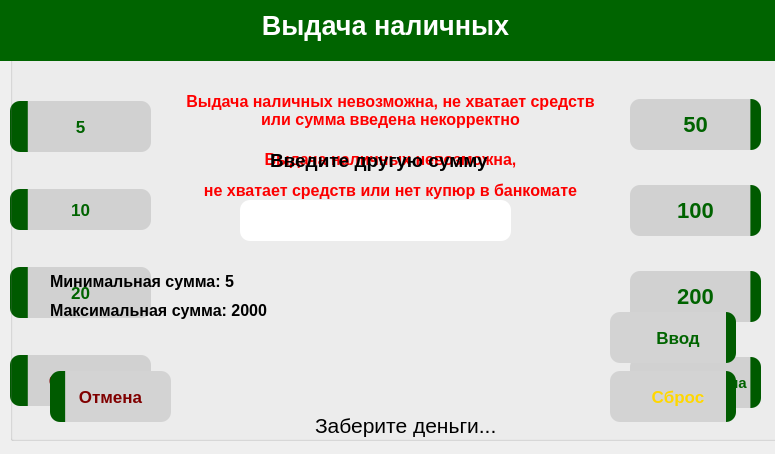
<?xml version="1.0" encoding="UTF-8"?>
<ui version="4.0">
 <class>CashGiveWindow</class>
 <widget class="QWidget" name="CashGiveWindow">
  <property name="geometry">
   <rect>
    <x>0</x>
    <y>0</y>
    <width>775</width>
    <height>454</height>
   </rect>
  </property>
  <property name="minimumSize">
   <size>
    <width>775</width>
    <height>454</height>
   </size>
  </property>
  <property name="maximumSize">
   <size>
    <width>775</width>
    <height>454</height>
   </size>
  </property>
  <property name="windowTitle">
   <string>Cash</string>
  </property>
  <property name="windowIcon">
   <iconset resource="res.qrc">
    <normaloff>:/rec/pictures/free-icon-atm-5346812.png</normaloff>:/rec/pictures/free-icon-atm-5346812.png</iconset>
  </property>
  <widget class="QLabel" name="main_label">
   <property name="geometry">
    <rect>
     <x>-10</x>
     <y>-10</y>
     <width>791</width>
     <height>71</height>
    </rect>
   </property>
   <property name="font">
    <font>
     <pointsize>20</pointsize>
     <bold>true</bold>
    </font>
   </property>
   <property name="styleSheet">
    <string notr="true">color:white;
background-color:#006400;</string>
   </property>
   <property name="text">
    <string>Выдача наличных</string>
   </property>
   <property name="alignment">
    <set>Qt::AlignCenter</set>
   </property>
  </widget>
  <widget class="QStackedWidget" name="stackedWidget">
   <property name="geometry">
    <rect>
     <x>0</x>
     <y>70</y>
     <width>781</width>
     <height>381</height>
    </rect>
   </property>
   <property name="currentIndex">
    <number>0</number>
   </property>
   <widget class="QWidget" name="choice_sum_page">
    <widget class="QWidget" name="layoutWidget">
     <property name="geometry">
      <rect>
       <x>10</x>
       <y>0</y>
       <width>751</width>
       <height>371</height>
      </rect>
     </property>
     <layout class="QHBoxLayout" name="horizontalLayout">
      <item>
       <layout class="QVBoxLayout" name="verticalLayout">
        <item>
         <widget class="QPushButton" name="FiveButton">
          <property name="minimumSize">
           <size>
            <width>141</width>
            <height>51</height>
           </size>
          </property>
          <property name="font">
           <font>
            <pointsize>-1</pointsize>
            <bold>true</bold>
           </font>
          </property>
          <property name="styleSheet">
           <string notr="true">background-color: qlineargradient(spread:pad, x1:0.122749, y1:1, x2:0.129, y2:1, stop:0 rgba(0, 91, 0, 255), stop:1 rgba(211, 211, 211, 255));
color: #006400;
font-size: 17px;
font-weight: 700;
border-radius: 10px;</string>
          </property>
          <property name="text">
           <string>5</string>
          </property>
         </widget>
        </item>
        <item>
         <widget class="QPushButton" name="TenButton">
          <property name="minimumSize">
           <size>
            <width>141</width>
            <height>41</height>
           </size>
          </property>
          <property name="font">
           <font>
            <pointsize>-1</pointsize>
            <bold>true</bold>
           </font>
          </property>
          <property name="styleSheet">
           <string notr="true">background-color: qlineargradient(spread:pad, x1:0.122749, y1:1, x2:0.129, y2:1, stop:0 rgba(0, 91, 0, 255), stop:1 rgba(211, 211, 211, 255));
color: #006400;
font-size: 17px;
font-weight: 700;

border-radius: 10px;</string>
          </property>
          <property name="text">
           <string>10</string>
          </property>
         </widget>
        </item>
        <item>
         <widget class="QPushButton" name="TwentyButton">
          <property name="minimumSize">
           <size>
            <width>141</width>
            <height>51</height>
           </size>
          </property>
          <property name="font">
           <font>
            <pointsize>-1</pointsize>
            <bold>true</bold>
           </font>
          </property>
          <property name="styleSheet">
           <string notr="true">background-color: qlineargradient(spread:pad, x1:0.122749, y1:1, x2:0.129, y2:1, stop:0 rgba(0, 91, 0, 255), stop:1 rgba(211, 211, 211, 255));
color: #006400;
font-size: 17px;
font-weight: 700;

border-radius: 10px;</string>
          </property>
          <property name="text">
           <string>20</string>
          </property>
         </widget>
        </item>
        <item>
         <widget class="QPushButton" name="cancelCashButton">
          <property name="minimumSize">
           <size>
            <width>141</width>
            <height>51</height>
           </size>
          </property>
          <property name="font">
           <font>
            <pointsize>-1</pointsize>
            <bold>true</bold>
           </font>
          </property>
          <property name="styleSheet">
           <string notr="true">background-color: qlineargradient(spread:pad, x1:0.122749, y1:1, x2:0.129, y2:1, stop:0 rgba(0, 91, 0, 255), stop:1 rgba(211, 211, 211, 255));
color: #800000;
font-size: 17px;
font-weight: 700;

border-radius: 10px;</string>
          </property>
          <property name="text">
           <string>Отмена</string>
          </property>
         </widget>
        </item>
       </layout>
      </item>
      <item>
       <spacer name="horizontalSpacer">
        <property name="orientation">
         <enum>Qt::Horizontal</enum>
        </property>
        <property name="sizeHint" stdset="0">
         <size>
          <width>40</width>
          <height>20</height>
         </size>
        </property>
       </spacer>
      </item>
      <item>
       <layout class="QVBoxLayout" name="verticalLayout_2">
        <item>
         <widget class="QPushButton" name="fiftyButton">
          <property name="minimumSize">
           <size>
            <width>141</width>
            <height>51</height>
           </size>
          </property>
          <property name="font">
           <font>
            <pointsize>-1</pointsize>
            <bold>true</bold>
           </font>
          </property>
          <property name="styleSheet">
           <string notr="true">background-color:qlineargradient(spread:pad, x1:0.921631, y1:1, x2:0.917, y2:1, stop:0 rgba(0, 91, 0, 255), stop:1 rgba(211, 211, 211, 255));
color: #006400;
font-size: 22px;
font-weight: 700;
margin-left:10px;
border-radius: 10px;</string>
          </property>
          <property name="text">
           <string>50</string>
          </property>
         </widget>
        </item>
        <item>
         <widget class="QPushButton" name="oneHundredButton">
          <property name="minimumSize">
           <size>
            <width>141</width>
            <height>51</height>
           </size>
          </property>
          <property name="font">
           <font>
            <pointsize>-1</pointsize>
            <bold>true</bold>
           </font>
          </property>
          <property name="styleSheet">
           <string notr="true">background-color:qlineargradient(spread:pad, x1:0.921631, y1:1, x2:0.917, y2:1, stop:0 rgba(0, 91, 0, 255), stop:1 rgba(211, 211, 211, 255));
color: #006400;
font-size: 22px;
font-weight: 700;
margin-left:10px;

border-radius: 10px;</string>
          </property>
          <property name="text">
           <string>100</string>
          </property>
         </widget>
        </item>
        <item>
         <widget class="QPushButton" name="twoHundredButton">
          <property name="minimumSize">
           <size>
            <width>141</width>
            <height>51</height>
           </size>
          </property>
          <property name="font">
           <font>
            <pointsize>-1</pointsize>
            <bold>true</bold>
           </font>
          </property>
          <property name="styleSheet">
           <string notr="true">background-color:qlineargradient(spread:pad, x1:0.921631, y1:1, x2:0.917, y2:1, stop:0 rgba(0, 91, 0, 255), stop:1 rgba(211, 211, 211, 255));
color: #006400;
font-size: 22px;
font-weight: 700;
margin-left:10px;

border-radius: 10px;</string>
          </property>
          <property name="text">
           <string>200</string>
          </property>
         </widget>
        </item>
        <item>
         <widget class="QPushButton" name="otherSumButton">
          <property name="minimumSize">
           <size>
            <width>141</width>
            <height>51</height>
           </size>
          </property>
          <property name="font">
           <font>
            <pointsize>-1</pointsize>
            <bold>true</bold>
           </font>
          </property>
          <property name="styleSheet">
           <string notr="true">background-color:qlineargradient(spread:pad, x1:0.921631, y1:1, x2:0.917, y2:1, stop:0 rgba(0, 91, 0, 255), stop:1 rgba(211, 211, 211, 255));
color: #006400;
font-size: 15px;
font-weight: 700;
margin-left:10px;

border-radius: 10px;</string>
          </property>
          <property name="text">
           <string>Другая сумма</string>
          </property>
         </widget>
        </item>
       </layout>
      </item>
     </layout>
    </widget>
    <widget class="QLabel" name="errorStack">
     <property name="geometry">
      <rect>
       <x>170</x>
       <y>80</y>
       <width>441</width>
       <height>71</height>
      </rect>
     </property>
     <property name="font">
      <font>
       <pointsize>12</pointsize>
       <bold>true</bold>
      </font>
     </property>
     <property name="styleSheet">
      <string notr="true">color:red;</string>
     </property>
     <property name="text">
      <string>&lt;html&gt;&lt;head/&gt;&lt;body&gt;&lt;p&gt;Выдача наличных невозможна,&lt;/p&gt;&lt;p&gt;не хватает средств или нет купюр в банкомате&lt;/p&gt;&lt;/body&gt;&lt;/html&gt;</string>
     </property>
     <property name="alignment">
      <set>Qt::AlignHCenter|Qt::AlignTop</set>
     </property>
    </widget>
   </widget>
   <widget class="QWidget" name="choice_cash_page">
    <widget class="QWidget" name="layoutWidget">
     <property name="geometry">
      <rect>
       <x>10</x>
       <y>80</y>
       <width>163</width>
       <height>211</height>
      </rect>
     </property>
     <layout class="QVBoxLayout" name="verticalLayout_5">
      <item>
       <widget class="QPushButton" name="variantCashOne">
        <property name="minimumSize">
         <size>
          <width>161</width>
          <height>51</height>
         </size>
        </property>
        <property name="font">
         <font>
          <pointsize>-1</pointsize>
          <bold>true</bold>
         </font>
        </property>
        <property name="styleSheet">
         <string notr="true">background-color: qlineargradient(spread:pad, x1:0.122749, y1:1, x2:0.129, y2:1, stop:0 rgba(0, 91, 0, 255), stop:1 rgba(211, 211, 211, 255));
color: #006400;
font-size: 22px;
font-weight: 700;
margin-left:15px;
margin-right: 10px;
border-radius: 10px;</string>
        </property>
        <property name="text">
         <string>How much cash</string>
        </property>
        <property name="icon">
         <iconset resource="res.qrc">
          <normaloff>:/rec/pictures/free-icon-play-4210629.png</normaloff>:/rec/pictures/free-icon-play-4210629.png</iconset>
        </property>
       </widget>
      </item>
      <item>
       <spacer name="verticalSpacer">
        <property name="orientation">
         <enum>Qt::Vertical</enum>
        </property>
        <property name="sizeHint" stdset="0">
         <size>
          <width>20</width>
          <height>40</height>
         </size>
        </property>
       </spacer>
      </item>
      <item>
       <widget class="QPushButton" name="variantCashTwo">
        <property name="minimumSize">
         <size>
          <width>161</width>
          <height>51</height>
         </size>
        </property>
        <property name="font">
         <font>
          <pointsize>-1</pointsize>
          <bold>true</bold>
         </font>
        </property>
        <property name="styleSheet">
         <string notr="true">background-color: qlineargradient(spread:pad, x1:0.122749, y1:1, x2:0.129, y2:1, stop:0 rgba(0, 91, 0, 255), stop:1 rgba(211, 211, 211, 255));
color: #006400;
font-size: 22px;
font-weight: 700;
margin-left:15px;
margin-right: 10px;
border-radius: 10px;</string>
        </property>
        <property name="text">
         <string>How much cash</string>
        </property>
        <property name="icon">
         <iconset resource="res.qrc">
          <normaloff>:/rec/pictures/free-icon-play-4210629.png</normaloff>:/rec/pictures/free-icon-play-4210629.png</iconset>
        </property>
       </widget>
      </item>
     </layout>
    </widget>
   </widget>
  </widget>
  <widget class="QGroupBox" name="giveCahs_group">
   <property name="geometry">
    <rect>
     <x>165</x>
     <y>-30</y>
     <width>431</width>
     <height>491</height>
    </rect>
   </property>
   <property name="minimumSize">
    <size>
     <width>0</width>
     <height>454</height>
    </size>
   </property>
   <property name="autoFillBackground">
    <bool>false</bool>
   </property>
   <property name="styleSheet">
    <string notr="true">border:none;</string>
   </property>
   <property name="title">
    <string>GroupBox</string>
   </property>
   <widget class="QGraphicsView" name="graphicsView">
    <property name="geometry">
     <rect>
      <x>10</x>
      <y>40</y>
      <width>411</width>
      <height>391</height>
     </rect>
    </property>
    <property name="styleSheet">
     <string notr="true">background: transparent</string>
    </property>
   </widget>
   <widget class="QLabel" name="label_5">
    <property name="geometry">
     <rect>
      <x>150</x>
      <y>440</y>
      <width>181</width>
      <height>31</height>
     </rect>
    </property>
    <property name="font">
     <font>
      <pointsize>16</pointsize>
     </font>
    </property>
    <property name="text">
     <string>Заберите деньги...</string>
    </property>
   </widget>
  </widget>
  <widget class="QGroupBox" name="otherSum_groupBox">
   <property name="enabled">
    <bool>true</bool>
   </property>
   <property name="geometry">
    <rect>
     <x>10</x>
     <y>30</y>
     <width>771</width>
     <height>411</height>
    </rect>
   </property>
   <property name="styleSheet">
    <string notr="true"/>
   </property>
   <property name="title">
    <string/>
   </property>
   <widget class="QLineEdit" name="otherLineEdit">
    <property name="geometry">
     <rect>
      <x>230</x>
      <y>170</y>
      <width>271</width>
      <height>41</height>
     </rect>
    </property>
    <property name="styleSheet">
     <string notr="true">border-radius:10px;</string>
    </property>
   </widget>
   <widget class="QLabel" name="label_2">
    <property name="geometry">
     <rect>
      <x>260</x>
      <y>110</y>
      <width>221</width>
      <height>41</height>
     </rect>
    </property>
    <property name="font">
     <font>
      <pointsize>14</pointsize>
      <bold>true</bold>
     </font>
    </property>
    <property name="text">
     <string>Введите другую сумму</string>
    </property>
   </widget>
   <widget class="QLabel" name="errorLabel">
    <property name="geometry">
     <rect>
      <x>110</x>
      <y>60</y>
      <width>541</width>
      <height>41</height>
     </rect>
    </property>
    <property name="font">
     <font>
      <pointsize>12</pointsize>
      <bold>true</bold>
     </font>
    </property>
    <property name="styleSheet">
     <string notr="true">color:red;</string>
    </property>
    <property name="text">
     <string>Выдача наличных невозможна, не хватает средств 
или сумма введена некорректно</string>
    </property>
    <property name="alignment">
     <set>Qt::AlignCenter</set>
    </property>
   </widget>
   <widget class="QWidget" name="layoutWidget_2">
    <property name="geometry">
     <rect>
      <x>40</x>
      <y>240</y>
      <width>220</width>
      <height>52</height>
     </rect>
    </property>
    <layout class="QVBoxLayout" name="verticalLayout_3">
     <item>
      <widget class="QLabel" name="label_3">
       <property name="font">
        <font>
         <pointsize>12</pointsize>
         <bold>true</bold>
        </font>
       </property>
       <property name="text">
        <string>Минимальная сумма: 5</string>
       </property>
      </widget>
     </item>
     <item>
      <widget class="QLabel" name="label_4">
       <property name="font">
        <font>
         <pointsize>12</pointsize>
         <bold>true</bold>
        </font>
       </property>
       <property name="text">
        <string>Максимальная сумма: 2000</string>
       </property>
      </widget>
     </item>
    </layout>
   </widget>
   <widget class="QWidget" name="layoutWidget_3">
    <property name="geometry">
     <rect>
      <x>10</x>
      <y>280</y>
      <width>731</width>
      <height>114</height>
     </rect>
    </property>
    <layout class="QVBoxLayout" name="verticalLayout_4">
     <item>
      <layout class="QHBoxLayout" name="horizontalLayout_2">
       <item>
        <spacer name="horizontalSpacer_2">
         <property name="orientation">
          <enum>Qt::Horizontal</enum>
         </property>
         <property name="sizeHint" stdset="0">
          <size>
           <width>40</width>
           <height>20</height>
          </size>
         </property>
        </spacer>
       </item>
       <item>
        <widget class="QPushButton" name="insertButtonOther">
         <property name="minimumSize">
          <size>
           <width>151</width>
           <height>51</height>
          </size>
         </property>
         <property name="font">
          <font>
           <pointsize>-1</pointsize>
           <bold>true</bold>
          </font>
         </property>
         <property name="layoutDirection">
          <enum>Qt::RightToLeft</enum>
         </property>
         <property name="styleSheet">
          <string notr="true">background-color:qlineargradient(spread:pad, x1:0.921631, y1:1, x2:0.917, y2:1, stop:0 rgba(0, 91, 0, 255), stop:1 rgba(211, 211, 211, 255));
color: #006400;
font-size: 17px;
font-weight: 700;
margin-left:10px;
margin-right: 15px;
border-radius: 10px;</string>
         </property>
         <property name="text">
          <string>Ввод</string>
         </property>
         <property name="icon">
          <iconset resource="res.qrc">
           <normaloff>:/rec/pictures/free-icon-play-4210629.png</normaloff>:/rec/pictures/free-icon-play-4210629.png</iconset>
         </property>
        </widget>
       </item>
      </layout>
     </item>
     <item>
      <layout class="QHBoxLayout" name="horizontalLayout_3">
       <item>
        <widget class="QPushButton" name="cancelButtonOther">
         <property name="minimumSize">
          <size>
           <width>151</width>
           <height>51</height>
          </size>
         </property>
         <property name="font">
          <font>
           <pointsize>-1</pointsize>
           <bold>true</bold>
          </font>
         </property>
         <property name="styleSheet">
          <string notr="true">background-color: qlineargradient(spread:pad, x1:0.122749, y1:1, x2:0.129, y2:1, stop:0 rgba(0, 91, 0, 255), stop:1 rgba(211, 211, 211, 255));
color: #800000;
font-size: 17px;
font-weight: 700;
margin-left: 30px;
border-radius: 10px;</string>
         </property>
         <property name="text">
          <string>Отмена</string>
         </property>
         <property name="icon">
          <iconset resource="res.qrc">
           <normaloff>:/rec/pictures/free-icon-play-4210629.png</normaloff>:/rec/pictures/free-icon-play-4210629.png</iconset>
         </property>
        </widget>
       </item>
       <item>
        <spacer name="horizontalSpacer_3">
         <property name="orientation">
          <enum>Qt::Horizontal</enum>
         </property>
         <property name="sizeHint" stdset="0">
          <size>
           <width>40</width>
           <height>20</height>
          </size>
         </property>
        </spacer>
       </item>
       <item>
        <widget class="QPushButton" name="correctButtonOther">
         <property name="minimumSize">
          <size>
           <width>151</width>
           <height>51</height>
          </size>
         </property>
         <property name="font">
          <font>
           <pointsize>-1</pointsize>
           <bold>true</bold>
          </font>
         </property>
         <property name="layoutDirection">
          <enum>Qt::RightToLeft</enum>
         </property>
         <property name="styleSheet">
          <string notr="true">background-color:qlineargradient(spread:pad, x1:0.921631, y1:1, x2:0.917, y2:1, stop:0 rgba(0, 91, 0, 255), stop:1 rgba(211, 211, 211, 255));
color: #FFD700;
font-size: 17px;
font-weight: 700;
margin-left:10px;
margin-right: 15px;
border-radius: 10px;</string>
         </property>
         <property name="text">
          <string>Сброс</string>
         </property>
         <property name="icon">
          <iconset resource="res.qrc">
           <normaloff>:/rec/pictures/free-icon-play-4210629.png</normaloff>:/rec/pictures/free-icon-play-4210629.png</iconset>
         </property>
        </widget>
       </item>
      </layout>
     </item>
    </layout>
   </widget>
  </widget>
  <zorder>stackedWidget</zorder>
  <zorder>giveCahs_group</zorder>
  <zorder>otherSum_groupBox</zorder>
  <zorder>main_label</zorder>
 </widget>
 <resources>
  <include location="res.qrc"/>
 </resources>
 <connections/>
</ui>
